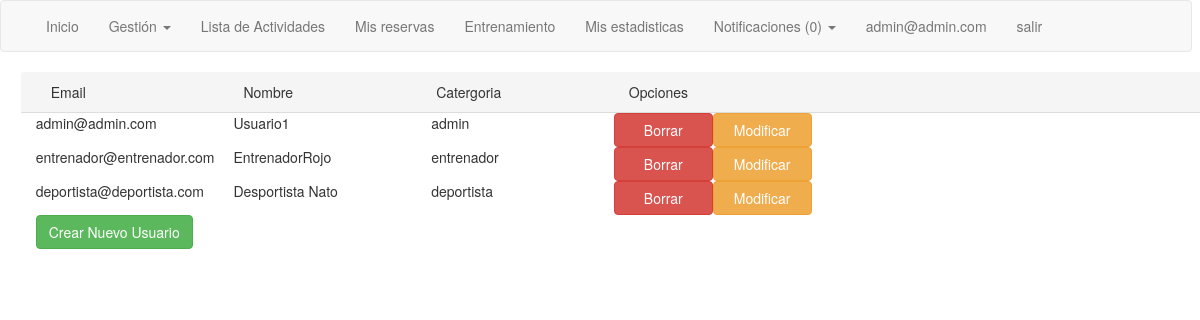
/Views/GestionUsuarios.php (signed in), run on the app's committed database.
### tables this page shows
CREATE TABLE `Usuario` (
  `idUsuario` int(11) NOT NULL,
  `nomUsuario` varchar(20) NOT NULL,
  `direccion` varchar(30) DEFAULT NULL,
  `telefono` varchar(12) DEFAULT NULL,
  `tipoTarjeta` varchar(10) NOT NULL,
  `dni` varchar(10) NOT NULL,
  `fechaNac` date DEFAULT NULL,
  `email` varchar(30) NOT NULL,
  `pass` varchar(16) NOT NULL,
  `tipoUsuario` varchar(45) NOT NULL
);

### Model/Usuario.php (called while the page is built, shortened)
<?php
class Usuario{
  function getUsuarios(){
    $db = DB::getDB();
    $consulta = "SELECT idUsuario, nomUsuario, direccion, telefono, tipoTarjeta, dni, fechaNac, email, pass, tipoUsuario FROM Usuario";
    $result = $db->query($consulta);
    $res = array();
    while($row = $result->fetch_assoc()){
      array_push($res, $row);
    }
    return $res;
  }
    function getByEmail($email){
      $db = DB::getDB();
      $consulta = "SELECT * FROM Usuario WHERE email ='".$email."'";
      $result = $db->query($consulta);
      return $result->fetch_assoc();
    }
}
?>

### Controllers/c_Usuario.php (called while the page is built, shortened)
<?php
require_once("../Model/Usuario.php");
class UsuarioController{
  public function gestionUsuarios(){
    $u = new Usuario();
    $usuarios = $u->getUsuarios();
    return $usuarios;
  }
    public function getUserByEmail($mail){
      $u = new Usuario();
      $result = $u->getByEmail($mail);
      return $result;
    }
}
 ?>

### Views/GestionUsuarios.php (the view, shortened to what this page needs)
<?php
if(!isset($_SESSION['userID'])){
  header('Location: paginaPrincipal.php');
}else{
  require_once('../Controllers/c_Usuario.php');
  $usuariosController = new UsuarioController();
  $user = $usuariosController->getUserByEmail($_SESSION['userID']);
  if($user['tipoUsuario']=='deportista'){
    header('Location: paginaPrincipal.php');
  }
  else{
?>
<!DOCTYPE html>
<html>
  <head>
    <?php
        require_once('NavBar.php');
        require_once('../Controllers/c_Usuario.php');
        $usuariosController = new UsuarioController();
        $usuarios = $usuariosController->gestionUsuarios();
        ?>
  </head>
    <body>
        <div class="tabla panel-default">
            <div class = 'row panel-heading'>
              <span class ="col-md-2">Email</span> <span class="col-md-2" >Nombre</span> <span class="col-md-2" >Catergoria</span> <span class="col-md-2" >Opciones</span>
            </div>
            <?php foreach($usuarios as $it){ ?>
            <div class = 'row'>
              <span class="col-md-2"><?php echo ($it['email']); ?></span>
              <span class="col-md-2"><?php echo ($it['nomUsuario']); ?></span>
              <span class="col-md-2"><?php echo($it['tipoUsuario']);?></span>
              <button class="col-md-1 btn btn-danger" type="submit" form="borrar" name="idUsuario" value = <?php echo("".$it['idUsuario']."");?>>Borrar</button>
              <button class="col-md-1 btn btn-warning" onclick="location.href='ModificarUsuario.php?id=<?php echo($it['idUsuario']);?>'">Modificar</button>
            </div>
  <?php } ?>
            <button class="btn btn-success" onclick="location.href='CrearUsuario.php'">Crear Nuevo Usuario</button>
            </div>
    </body>
</html>
<?php
}
}
?>

### data on the page
usuario: email "admin@admin.com", nomUsuario "Usuario1", tipoUsuario "admin", $it['idUsuario'] 1 (drawn)
usuario: email "entrenador@entrenador.com", nomUsuario "EntrenadorRojo", tipoUsuario "entrenador", $it['idUsuario'] 2 (drawn)
usuario: email "deportista@deportista.com", nomUsuario "Desportista Nato", tipoUsuario "deportista", $it['idUsuario'] 3 (drawn)

### other printed values
count($notificaciones) "0"
$_SESSION['userID'] "admin@admin.com"
